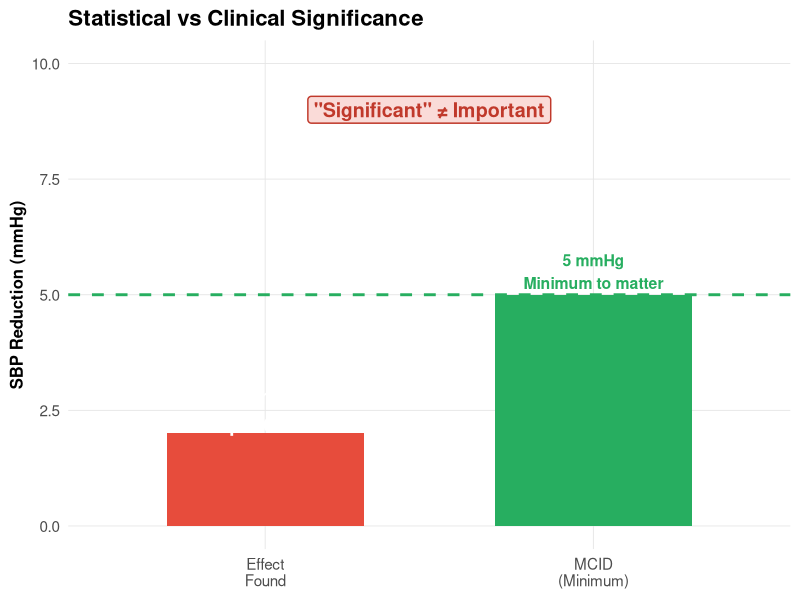
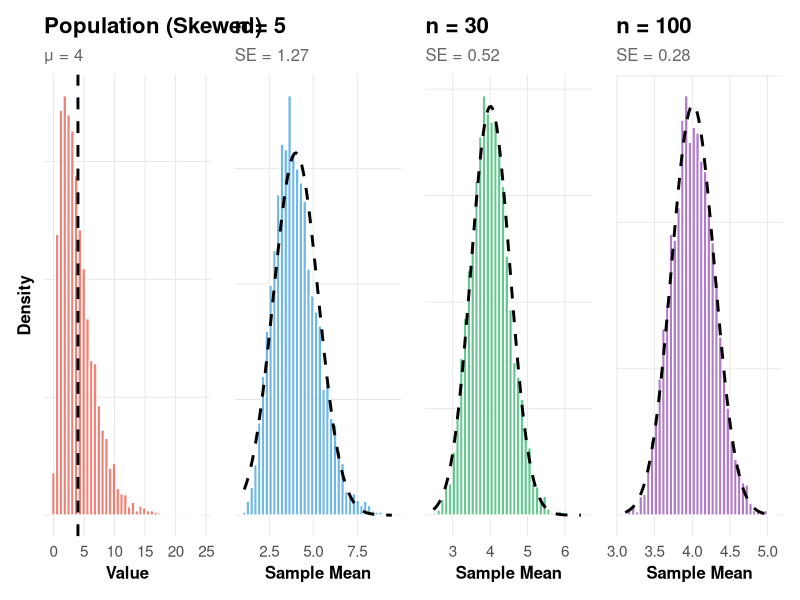
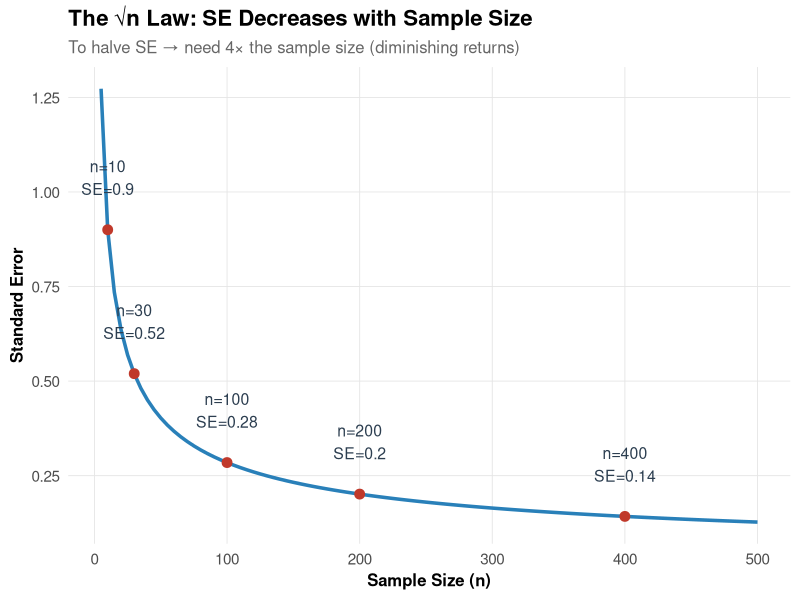
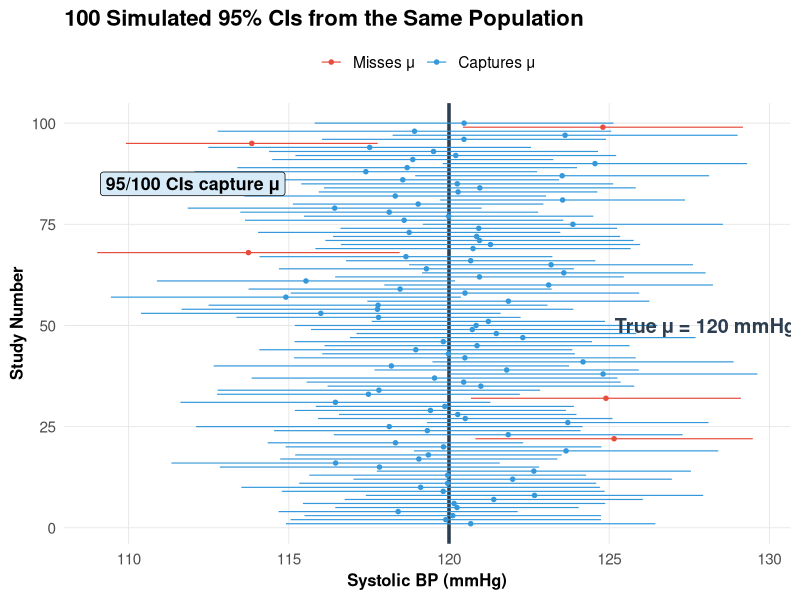
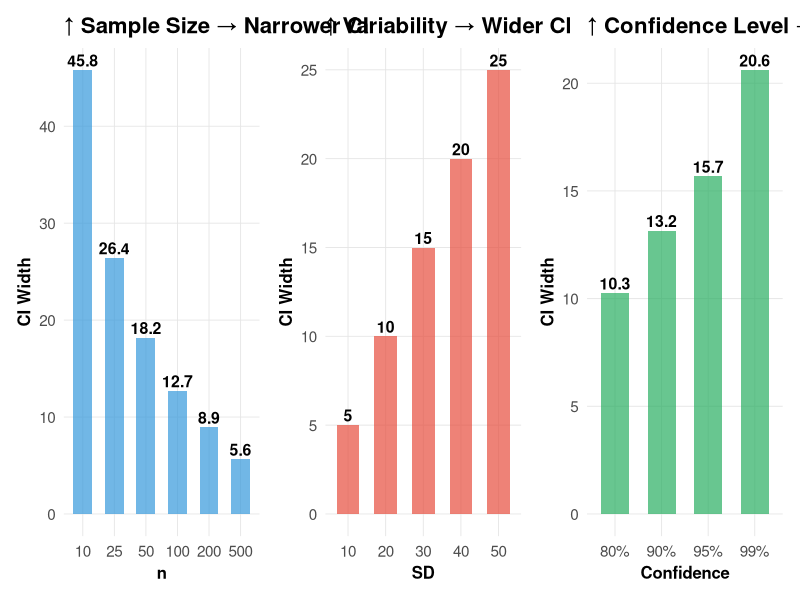
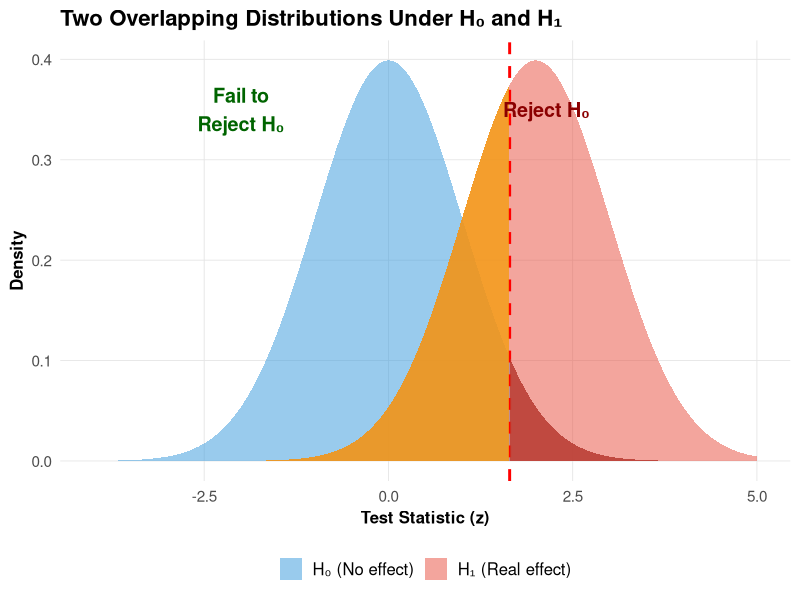
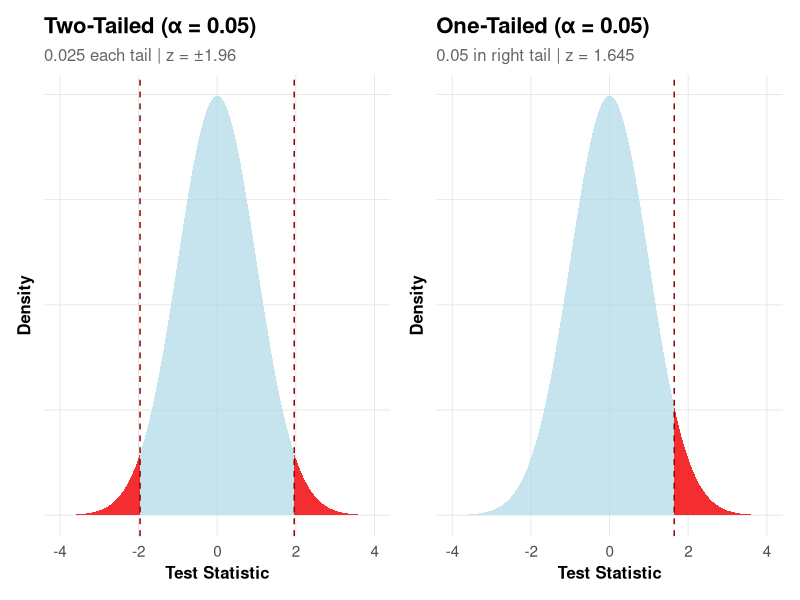
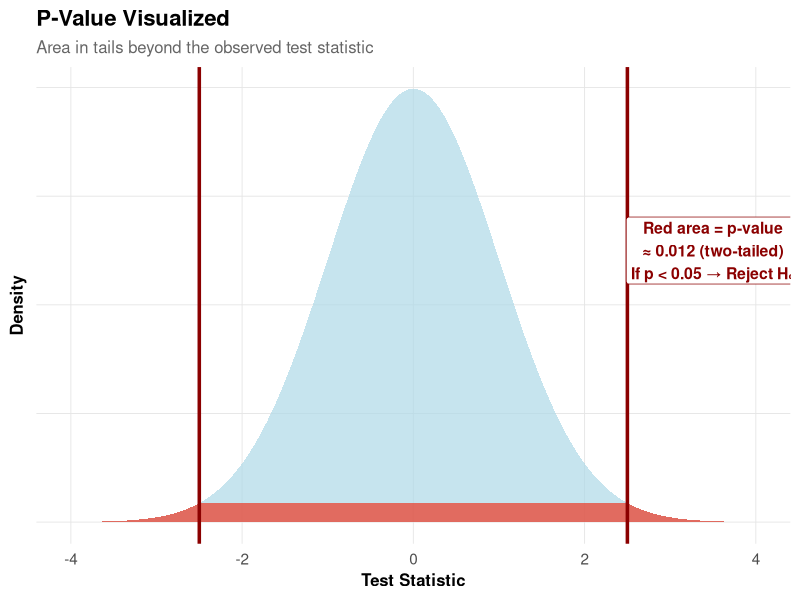

Write R code to recreate these figures, in order.
## ---- chunk 1
#| label: setup
#| include: false
library(tidyverse)
library(kableExtra)
library(patchwork)
library(scales)
set.seed(42)

theme_slide <- function() {
  theme_minimal(base_size = 14) +
  theme(
    plot.title = element_text(face = "bold", size = 16),
    plot.subtitle = element_text(size = 12, color = "gray40"),
    panel.grid.minor = element_blank(),
    panel.grid.major = element_line(color = "gray90", linewidth = 0.3),
    axis.text = element_text(size = 11),
    axis.title = element_text(size = 12, face = "bold"),
    legend.position = "bottom",
    legend.title = element_text(face = "bold")
  )
}
## ---- chunk 2
#| fig-height: 5
#| fig-width: 5.5

tibble(
  Category = c("Effect\nFound", "MCID\n(Minimum)"),
  Value = c(2, 5),
  fill = c("#e74c3c", "#27ae60")
) %>%
  ggplot(aes(x = Category, y = Value, fill = fill)) +
  geom_col(width = 0.6) +
  scale_fill_identity() +
  geom_hline(yintercept = 5, linetype = "dashed", color = "#27ae60", linewidth = 1) +
  annotate("text", x = 1, y = 2.5, label = "2 mmHg\np = 0.03", fontface = "bold", size = 5, color = "white") +
  annotate("text", x = 2, y = 5.5, label = "5 mmHg\nMinimum to matter", fontface = "bold", size = 4, color = "#27ae60") +
  annotate("label", x = 1.5, y = 9, label = '"Significant" ≠ Important', size = 5, fontface = "bold",
           fill = "#fadbd8", color = "#c0392b", label.size = 0.5) +
  labs(title = "Statistical vs Clinical Significance",
       y = "SBP Reduction (mmHg)", x = NULL) +
  ylim(0, 10) +
  theme_slide() +
  theme(legend.position = "none")
## ---- chunk 3
#| fig-height: 5.5
#| fig-width: 11

population <- rgamma(100000, shape = 2, rate = 0.5)
pop_mean <- mean(population)
pop_sd <- sd(population)

draw_means <- function(n, reps = 5000) replicate(reps, mean(sample(population, n)))

means_n5 <- draw_means(5)
means_n30 <- draw_means(30)
means_n100 <- draw_means(100)

p1 <- ggplot(tibble(x = population[1:5000]), aes(x)) +
  geom_histogram(aes(y = after_stat(density)), bins = 40, fill = "#e74c3c", alpha = 0.7, color = "white") +
  geom_vline(xintercept = pop_mean, linetype = "dashed", linewidth = 1) +
  labs(title = "Population (Skewed)", subtitle = paste0("μ = ", round(pop_mean,1)), x = "Value", y = "Density") +
  theme_slide() + theme(axis.text.y = element_blank())

p2 <- ggplot(tibble(x = means_n5), aes(x)) +
  geom_histogram(aes(y = after_stat(density)), bins = 40, fill = "#3498db", alpha = 0.7, color = "white") +
  stat_function(fun = dnorm, args = list(mean = pop_mean, sd = pop_sd/sqrt(5)), linewidth = 1, linetype = "dashed") +
  labs(title = "n = 5", subtitle = paste0("SE = ", round(pop_sd/sqrt(5),2)), x = "Sample Mean", y = NULL) +
  theme_slide() + theme(axis.text.y = element_blank())

p3 <- ggplot(tibble(x = means_n30), aes(x)) +
  geom_histogram(aes(y = after_stat(density)), bins = 40, fill = "#27ae60", alpha = 0.7, color = "white") +
  stat_function(fun = dnorm, args = list(mean = pop_mean, sd = pop_sd/sqrt(30)), linewidth = 1, linetype = "dashed") +
  labs(title = "n = 30", subtitle = paste0("SE = ", round(pop_sd/sqrt(30),2)), x = "Sample Mean", y = NULL) +
  theme_slide() + theme(axis.text.y = element_blank())

p4 <- ggplot(tibble(x = means_n100), aes(x)) +
  geom_histogram(aes(y = after_stat(density)), bins = 40, fill = "#8e44ad", alpha = 0.7, color = "white") +
  stat_function(fun = dnorm, args = list(mean = pop_mean, sd = pop_sd/sqrt(100)), linewidth = 1, linetype = "dashed") +
  labs(title = "n = 100", subtitle = paste0("SE = ", round(pop_sd/sqrt(100),2)), x = "Sample Mean", y = NULL) +
  theme_slide() + theme(axis.text.y = element_blank())

p1 + p2 + p3 + p4 + plot_layout(nrow = 1)
## ---- chunk 4
#| fig-height: 4
#| fig-width: 10

n_vals <- seq(5, 500, by = 5)
se_vals <- pop_sd / sqrt(n_vals)

key_points <- tibble(
  n = c(10, 30, 100, 200, 400),
  SE = pop_sd / sqrt(c(10, 30, 100, 200, 400))
)

tibble(n = n_vals, SE = se_vals) %>%
  ggplot(aes(x = n, y = SE)) +
  geom_line(linewidth = 1.2, color = "#2980b9") +
  geom_point(data = key_points, size = 3, color = "#c0392b") +
  geom_text(data = key_points, aes(label = paste0("n=", n, "\nSE=", round(SE,2))),
            vjust = -1, size = 4, color = "#2c3e50") +
  labs(title = "The √n Law: SE Decreases with Sample Size",
       subtitle = "To halve SE → need 4× the sample size (diminishing returns)",
       x = "Sample Size (n)", y = "Standard Error") +
  theme_slide()
## ---- chunk 5
#| fig-height: 5.5
#| fig-width: 10

true_mean <- 120; true_sd <- 15; n_sim <- 40

set.seed(123)
ci_data <- tibble(
  study = 1:100,
  xbar = replicate(100, mean(rnorm(n_sim, true_mean, true_sd))),
  se = replicate(100, sd(rnorm(n_sim, true_mean, true_sd)) / sqrt(n_sim))
) %>%
  mutate(
    lo = xbar - qt(0.975, n_sim - 1) * se,
    hi = xbar + qt(0.975, n_sim - 1) * se,
    captures = lo <= true_mean & hi >= true_mean
  )

n_cap <- sum(ci_data$captures)

ggplot(ci_data, aes(x = study, y = xbar, color = captures)) +
  geom_hline(yintercept = true_mean, linewidth = 1.2, color = "#2c3e50") +
  geom_point(size = 1.2) +
  geom_errorbar(aes(ymin = lo, ymax = hi), width = 0, linewidth = 0.4) +
  scale_color_manual(values = c("TRUE" = "#3498db", "FALSE" = "#e74c3c"),
                     labels = c("TRUE" = "Captures μ", "FALSE" = "Misses μ"), name = NULL) +
  annotate("text", x = 50, y = true_mean + 8, label = paste0("True μ = ", true_mean, " mmHg"),
           fontface = "bold", size = 5, color = "#2c3e50") +
  annotate("label", x = 85, y = true_mean - 8,
           label = paste0(n_cap, "/100 CIs capture μ"), fill = "#d6eaf8", size = 4.5, fontface = "bold") +
  coord_flip() +
  labs(title = "100 Simulated 95% CIs from the Same Population",
       x = "Study Number", y = "Systolic BP (mmHg)") +
  theme_slide() + theme(legend.position = "top")
## ---- chunk 6
#| fig-height: 4.5
#| fig-width: 11

p_n <- tibble(n = c(10,25,50,100,200,500),
              width = 2 * qt(0.975, c(10,25,50,100,200,500)-1) * (32/sqrt(c(10,25,50,100,200,500)))) %>%
  ggplot(aes(x = factor(n), y = width)) +
  geom_col(fill = "#3498db", alpha = 0.7, width = 0.6) +
  geom_text(aes(label = round(width,1)), vjust = -0.3, fontface = "bold", size = 4) +
  labs(title = "↑ Sample Size → Narrower CI", x = "n", y = "CI Width") +
  theme_slide()

p_sd <- tibble(sd = c(10,20,30,40,50),
               width = 2 * qt(0.975, 63) * (c(10,20,30,40,50)/sqrt(64))) %>%
  ggplot(aes(x = factor(sd), y = width)) +
  geom_col(fill = "#e74c3c", alpha = 0.7, width = 0.6) +
  geom_text(aes(label = round(width,1)), vjust = -0.3, fontface = "bold", size = 4) +
  labs(title = "↑ Variability → Wider CI", x = "SD", y = "CI Width") +
  theme_slide()

p_conf <- tibble(conf = c("80%","90%","95%","99%"),
                 width = 2 * qnorm(1 - (1 - c(0.80,0.90,0.95,0.99))/2) * (32/sqrt(64))) %>%
  ggplot(aes(x = conf, y = width)) +
  geom_col(fill = "#27ae60", alpha = 0.7, width = 0.6) +
  geom_text(aes(label = round(width,1)), vjust = -0.3, fontface = "bold", size = 4) +
  labs(title = "↑ Confidence Level → Wider CI", x = "Confidence", y = "CI Width") +
  theme_slide()

p_n + p_sd + p_conf
## ---- chunk 7
#| fig-height: 4.5
#| fig-width: 10

x <- seq(-4, 5, length.out = 1000)
h0 <- dnorm(x, 0, 1)
h1 <- dnorm(x, 2, 1)
crit <- qnorm(0.95)

df <- tibble(x, h0, h1)

ggplot(df, aes(x = x)) +
  geom_area(aes(y = h0, fill = "H₀ (No effect)"), alpha = 0.5) +
  geom_area(aes(y = h1, fill = "H₁ (Real effect)"), alpha = 0.5) +
  geom_vline(xintercept = crit, linetype = "dashed", color = "red", linewidth = 1) +
  geom_area(data = df %>% filter(x >= crit), aes(x, y = h0), fill = "#c0392b", alpha = 0.8) +
  geom_area(data = df %>% filter(x < crit), aes(x, y = h1), fill = "#f39c12", alpha = 0.8) +
  scale_fill_manual(values = c("H₀ (No effect)" = "#3498db", "H₁ (Real effect)" = "#e74c3c")) +
  annotate("text", x = crit + 0.5, y = 0.35, label = "Reject H₀", size = 5, fontface = "bold", color = "darkred") +
  annotate("text", x = -2, y = 0.35, label = "Fail to\nReject H₀", size = 5, fontface = "bold", color = "darkgreen") +
  labs(title = "Two Overlapping Distributions Under H₀ and H₁",
       x = "Test Statistic (z)", y = "Density", fill = NULL) +
  theme_slide() + theme(legend.text = element_text(size = 12))
## ---- chunk 8
#| fig-height: 4
#| fig-width: 11

x <- seq(-4, 4, length.out = 1000)
y <- dnorm(x)
df_t <- tibble(x, y)

p_two <- ggplot(df_t, aes(x, y)) +
  geom_area(fill = "lightblue", alpha = 0.7) +
  geom_area(data = df_t %>% filter(x > 1.96), fill = "red", alpha = 0.8) +
  geom_area(data = df_t %>% filter(x < -1.96), fill = "red", alpha = 0.8) +
  geom_vline(xintercept = c(-1.96, 1.96), linetype = "dashed", color = "darkred") +
  labs(title = "Two-Tailed (α = 0.05)", subtitle = "0.025 each tail | z = ±1.96",
       x = "Test Statistic", y = "Density") +
  theme_slide() + theme(axis.text.y = element_blank())

p_one <- ggplot(df_t, aes(x, y)) +
  geom_area(fill = "lightblue", alpha = 0.7) +
  geom_area(data = df_t %>% filter(x > 1.645), fill = "red", alpha = 0.8) +
  geom_vline(xintercept = 1.645, linetype = "dashed", color = "darkred") +
  labs(title = "One-Tailed (α = 0.05)", subtitle = "0.05 in right tail | z = 1.645",
       x = "Test Statistic", y = "Density") +
  theme_slide() + theme(axis.text.y = element_blank())

p_two + p_one
## ---- chunk 9
#| fig-height: 4
#| fig-width: 10

x <- seq(-4, 4, length.out = 1000)
y <- dnorm(x)
obs <- 2.5
df_p <- tibble(x, y)
df_shade <- df_p %>% filter(abs(x) >= abs(obs))

ggplot(df_p, aes(x, y)) +
  geom_area(fill = "lightblue", alpha = 0.7) +
  geom_area(data = df_shade, fill = "#e74c3c", alpha = 0.8) +
  geom_vline(xintercept = c(obs, -obs), color = "darkred", linewidth = 1.2) +
  annotate("label", x = 3.5, y = 0.25,
           label = "Red area = p-value\n≈ 0.012 (two-tailed)\nIf p < 0.05 → Reject H₀",
           size = 4, fontface = "bold", fill = "white", color = "darkred") +
  labs(title = "P-Value Visualized", subtitle = "Area in tails beyond the observed test statistic",
       x = "Test Statistic", y = "Density") +
  theme_slide() + theme(axis.text.y = element_blank())
## ---- chunk 10
#| fig-height: 4.5
#| fig-width: 11

effect_sizes <- seq(0.1, 1.5, by = 0.05)
power_eff <- sapply(effect_sizes, function(d) pnorm(d * sqrt(64/2) - qnorm(0.975)))

p_eff <- tibble(d = effect_sizes, power = power_eff) %>%
  ggplot(aes(d, power)) +
  geom_line(linewidth = 1.2, color = "#3498db") +
  geom_hline(yintercept = 0.80, linetype = "dashed", color = "#c0392b") +
  scale_y_continuous(labels = percent_format(), limits = c(0, 1)) +
  annotate("text", x = 1.3, y = 0.83, label = "80% Power", color = "#c0392b", fontface = "bold") +
  labs(title = "Power vs Effect Size", subtitle = "n = 64/group, α = 0.05",
       x = "Cohen's d", y = "Power") +
  theme_slide()

sample_sizes <- seq(10, 300, by = 5)
power_n <- sapply(sample_sizes, function(n) pnorm(0.5 * sqrt(n/2) - qnorm(0.975)))

p_ss <- tibble(n = sample_sizes, power = pmin(power_n, 1)) %>%
  ggplot(aes(n, power)) +
  geom_line(linewidth = 1.2, color = "#e74c3c") +
  geom_hline(yintercept = 0.80, linetype = "dashed", color = "darkgreen") +
  scale_y_continuous(labels = percent_format(), limits = c(0, 1)) +
  annotate("text", x = 220, y = 0.83, label = "80% Power", color = "darkgreen", fontface = "bold") +
  labs(title = "Power vs Sample Size", subtitle = "d = 0.5 (medium), α = 0.05",
       x = "n per group", y = "Power") +
  theme_slide()

p_eff + p_ss
## ---- chunk 11
#| fig-height: 5.5
#| fig-width: 11

x <- seq(-4, 6, length.out = 1000)

plot_ab <- function(crit, label) {
  h0 <- dnorm(x, 0, 1)
  h1 <- dnorm(x, 2.5, 1)
  df <- tibble(x, h0, h1)

  alpha_val <- round(1 - pnorm(crit), 3)
  beta_val <- round(pnorm(crit, mean = 2.5), 3)

  ggplot(df, aes(x)) +
    geom_line(aes(y = h0), color = "#3498db", linewidth = 1) +
    geom_line(aes(y = h1), color = "#e74c3c", linewidth = 1) +
    geom_area(data = df %>% filter(x >= crit), aes(x, y = h0), fill = "#c0392b", alpha = 0.4) +
    geom_area(data = df %>% filter(x < crit), aes(x, y = h1), fill = "#f39c12", alpha = 0.4) +
    geom_vline(xintercept = crit, linetype = "dashed", linewidth = 1) +
    annotate("label", x = -2.5, y = 0.35, label = paste0("α = ", alpha_val),
             fill = "#fadbd8", color = "#c0392b", fontface = "bold", size = 4) +
    annotate("label", x = 4.5, y = 0.35, label = paste0("β = ", beta_val, "\nPower = ", round(1-beta_val,3)),
             fill = "#fdebd0", color = "#e67e22", fontface = "bold", size = 3.5) +
    labs(title = label, x = NULL, y = NULL) +
    theme_slide() + theme(axis.text = element_blank())
}

plot_ab(1.0, "Liberal (α ≈ 0.16)") / plot_ab(1.645, "Standard (α ≈ 0.05)") / plot_ab(2.33, "Stringent (α ≈ 0.01)")
## ---- chunk 12
#| fig-height: 5
#| fig-width: 10

grid_data <- tibble(
  x = c(1, 2, 1, 2),
  y = c(2, 2, 1, 1),
  label = c(
    "MISSED FINDING\nClinically Important\nBUT Underpowered\n(Need larger trial)",
    "IDEAL FINDING\nStatistically +\nClinically Significant\n(Change practice!)",
    "CORRECT NULL\nNeither Significant\n(No effect)",
    "SPURIOUS FINDING\nStatistically Significant\nBUT Clinically Trivial\n(Don't change practice)"
  ),
  color = c("#f39c12", "#27ae60", "#3498db", "#e74c3c")
)

ggplot(grid_data, aes(x, y)) +
  geom_tile(aes(fill = color), width = 0.9, height = 0.9, color = "white", linewidth = 2) +
  scale_fill_identity() +
  geom_text(aes(label = label), size = 4.5, fontface = "bold", color = "white", lineheight = 1.1) +
  scale_x_continuous(breaks = c(1, 2), labels = c("Not\nSignificant", "Statistically\nSignificant"), position = "top") +
  scale_y_continuous(breaks = c(1, 2), labels = c("Not Clinically\nImportant", "Clinically\nImportant")) +
  labs(title = "Statistical vs Clinical Significance", x = "p-value", y = "Effect Size") +
  theme_slide() + theme(panel.grid = element_blank(), legend.position = "none",
                         axis.text = element_text(size = 12, face = "bold"))
## ---- chunk 13
#| fig-height: 5
#| fig-width: 11

plot_eff <- function(d, title_text) {
  x <- seq(-4, 4 + d, length.out = 1000)
  tibble(x, Control = dnorm(x, 0, 1), Treatment = dnorm(x, d, 1)) %>%
    ggplot(aes(x)) +
    geom_area(aes(y = Control), fill = "#3498db", alpha = 0.5) +
    geom_area(aes(y = Treatment), fill = "#e74c3c", alpha = 0.5) +
    annotate("text", x = -1.5, y = 0.35, label = "Control", size = 4, fontface = "bold", color = "#2471a3") +
    annotate("text", x = d + 1, y = 0.35, label = "Treatment", size = 4, fontface = "bold", color = "#c0392b") +
    labs(title = title_text, x = NULL, y = NULL) +
    theme_slide() + theme(axis.text = element_blank())
}

plot_eff(0.2, "Small (d = 0.2)") + plot_eff(0.5, "Medium (d = 0.5)") + plot_eff(0.8, "Large (d = 0.8)")
## ---- chunk 14
#| fig-height: 4.5
#| fig-width: 10

k <- seq(1, 50, by = 1)
prob <- 1 - (1 - 0.05)^k

tibble(k, prob) %>%
  ggplot(aes(k, prob)) +
  geom_line(linewidth = 1.2, color = "#e74c3c") +
  geom_area(alpha = 0.2, fill = "#e74c3c") +
  geom_vline(xintercept = 20, linetype = "dashed", color = "darkred") +
  geom_hline(yintercept = 0.05, linetype = "dashed", color = "blue") +
  scale_y_continuous(labels = percent_format(), limits = c(0, 1)) +
  annotate("label", x = 35, y = 0.65,
           label = "At 20 tests:\nP(≥1 false positive) ≈ 64%",
           fontface = "bold", size = 4.5, fill = "lightyellow") +
  labs(title = "P(≥1 False Positive) = 1 − (0.95)^k",
       x = "Number of Tests (k)", y = "P(≥1 False Positive)") +
  theme_slide()
## ---- chunk 15
#| fig-height: 4.5
#| fig-width: 10

studies <- tibble(
  Study = c("A: Large trial, clear effect", "B: Moderate trial, clear effect",
            "C: Small trial, significant", "D: Small trial, NOT significant",
            "E: Large trial, NOT significant"),
  Effect = c(5, 8, 12, 8, 1),
  lo = c(2, 5, 1, -3, -1),
  hi = c(8, 11, 23, 19, 3),
  Sig = c("Yes","Yes","Yes","No","No")
)

studies %>%
  mutate(Study = fct_inorder(Study) %>% fct_rev()) %>%
  ggplot(aes(Study, Effect, color = Sig)) +
  geom_hline(yintercept = 0, linetype = "dashed", color = "red", linewidth = 1) +
  geom_point(size = 3) +
  geom_errorbar(aes(ymin = lo, ymax = hi), width = 0.2, linewidth = 1.2) +
  scale_color_manual(values = c("Yes" = "#27ae60", "No" = "#e74c3c"),
                     labels = c("Yes" = "p < 0.05", "No" = "p ≥ 0.05"), name = NULL) +
  coord_flip() +
  labs(title = "CIs Show Magnitude, Precision, and Significance", x = NULL, y = "Effect Size (mmHg)") +
  theme_slide() + theme(legend.position = "top")
## ---- chunk 16
#| fig-height: 5
#| fig-width: 11

flow <- tibble(
  step = c("Central\nLimit\nTheorem", "Standard\nError", "Confidence\nIntervals",
           "Hypothesis\nTesting", "P-Value", "Type I/II\nErrors",
           "Effect\nSize", "Clinical vs\nStatistical\nSignificance"),
  x = c(1, 2, 3, 3, 4, 4, 5, 6),
  y = c(2, 2, 3, 1, 3, 1, 2, 2),
  color = c("#2c3e50","#2980b9","#27ae60","#e74c3c","#27ae60","#e74c3c","#8e44ad","#f39c12")
)

arrows <- tibble(
  x = c(1, 2, 2, 3, 3, 4, 4, 5),
  xend = c(2, 3, 3, 4, 4, 5, 5, 6),
  y = c(2, 2, 2, 3, 1, 3, 1, 2),
  yend = c(2, 3, 1, 3, 1, 2, 2, 2)
)

ggplot() +
  geom_segment(data = arrows, aes(x = x, xend = xend, y = y, yend = yend),
               arrow = arrow(length = unit(0.2, "cm"), type = "closed"), color = "gray60", linewidth = 0.8) +
  geom_label(data = flow, aes(x, y, label = step, fill = color),
             color = "white", fontface = "bold", size = 4, label.padding = unit(0.4, "lines")) +
  scale_fill_identity() +
  xlim(0.5, 6.5) + ylim(0, 4) +
  labs(title = "Each Concept Builds on the Previous") +
  theme_void() + theme(plot.title = element_text(face = "bold", size = 16, hjust = 0.5))
